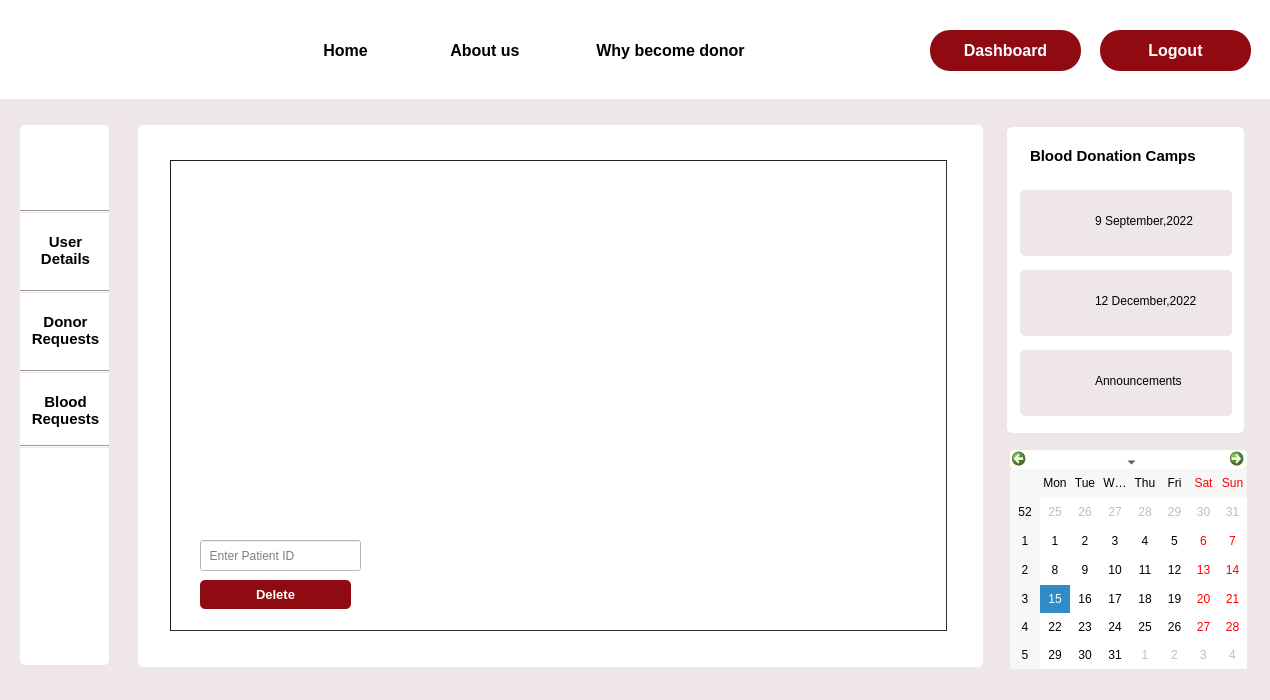
<?xml version="1.0" encoding="UTF-8"?>
<ui version="4.0">
 <class>edit_patient</class>
 <widget class="QDialog" name="edit_patient">
  <property name="geometry">
   <rect>
    <x>0</x>
    <y>0</y>
    <width>1270</width>
    <height>700</height>
   </rect>
  </property>
  <property name="windowTitle">
   <string>Dialog</string>
  </property>
  <property name="styleSheet">
   <string notr="true">background-color:#EFE6E7;
</string>
  </property>
  <widget class="QLabel" name="label_25">
   <property name="geometry">
    <rect>
     <x>1020</x>
     <y>350</y>
     <width>212</width>
     <height>66</height>
    </rect>
   </property>
   <property name="cursor">
    <cursorShape>PointingHandCursor</cursorShape>
   </property>
   <property name="styleSheet">
    <string notr="true">border-radius:5px;</string>
   </property>
   <property name="text">
    <string/>
   </property>
  </widget>
  <widget class="QLabel" name="label_32">
   <property name="geometry">
    <rect>
     <x>1095</x>
     <y>360</y>
     <width>131</width>
     <height>41</height>
    </rect>
   </property>
   <property name="cursor">
    <cursorShape>PointingHandCursor</cursorShape>
   </property>
   <property name="styleSheet">
    <string notr="true">
#label_32::hover
{

	color: rgb(144, 10, 18);
}</string>
   </property>
   <property name="text">
    <string>Announcements</string>
   </property>
  </widget>
  <widget class="QLabel" name="label_29">
   <property name="geometry">
    <rect>
     <x>1030</x>
     <y>360</y>
     <width>51</width>
     <height>41</height>
    </rect>
   </property>
   <property name="cursor">
    <cursorShape>PointingHandCursor</cursorShape>
   </property>
   <property name="styleSheet">
    <string notr="true">border-image: url(:/img/Images/announcement.png);</string>
   </property>
   <property name="text">
    <string/>
   </property>
  </widget>
  <widget class="QLabel" name="label_26">
   <property name="geometry">
    <rect>
     <x>1020</x>
     <y>270</y>
     <width>212</width>
     <height>66</height>
    </rect>
   </property>
   <property name="cursor">
    <cursorShape>PointingHandCursor</cursorShape>
   </property>
   <property name="styleSheet">
    <string notr="true">border-radius:5px;</string>
   </property>
   <property name="text">
    <string/>
   </property>
  </widget>
  <widget class="QLabel" name="label">
   <property name="geometry">
    <rect>
     <x>0</x>
     <y>0</y>
     <width>1280</width>
     <height>99</height>
    </rect>
   </property>
   <property name="styleSheet">
    <string notr="true">background-color: rgb(255, 255, 255);</string>
   </property>
   <property name="text">
    <string/>
   </property>
  </widget>
  <widget class="QPushButton" name="my_details_2">
   <property name="geometry">
    <rect>
     <x>25</x>
     <y>300</y>
     <width>81</width>
     <height>61</height>
    </rect>
   </property>
   <property name="font">
    <font>
     <pointsize>11</pointsize>
     <bold>true</bold>
    </font>
   </property>
   <property name="cursor">
    <cursorShape>PointingHandCursor</cursorShape>
   </property>
   <property name="styleSheet">
    <string notr="true">*{
 background-color:rgb(255, 255, 255);
border-radius:5px;}

#my_details_2::hover
{

	color: rgb(144, 10, 18);
}</string>
   </property>
   <property name="text">
    <string>Donor
Requests</string>
   </property>
  </widget>
  <widget class="QPushButton" name="login">
   <property name="geometry">
    <rect>
     <x>930</x>
     <y>30</y>
     <width>151</width>
     <height>41</height>
    </rect>
   </property>
   <property name="font">
    <font>
     <pointsize>12</pointsize>
     <bold>true</bold>
    </font>
   </property>
   <property name="cursor">
    <cursorShape>PointingHandCursor</cursorShape>
   </property>
   <property name="styleSheet">
    <string notr="true">#login
{
 background-color:rgb(144, 10, 18);
border-radius:20px;
	color: rgb(255, 255, 255);
}

#login::hover
{
background-color:white;
	color: rgb(144, 10, 18);
}</string>
   </property>
   <property name="text">
    <string>Dashboard</string>
   </property>
  </widget>
  <widget class="QLabel" name="label_2">
   <property name="geometry">
    <rect>
     <x>20</x>
     <y>125</y>
     <width>89</width>
     <height>540</height>
    </rect>
   </property>
   <property name="styleSheet">
    <string notr="true">background-color: rgb(255, 255, 255);
border-radius:5px;</string>
   </property>
   <property name="text">
    <string/>
   </property>
  </widget>
  <widget class="QLabel" name="label_24">
   <property name="geometry">
    <rect>
     <x>1020</x>
     <y>190</y>
     <width>212</width>
     <height>66</height>
    </rect>
   </property>
   <property name="cursor">
    <cursorShape>PointingHandCursor</cursorShape>
   </property>
   <property name="styleSheet">
    <string notr="true">border-radius:5px;</string>
   </property>
   <property name="text">
    <string/>
   </property>
  </widget>
  <widget class="QLabel" name="label_27">
   <property name="geometry">
    <rect>
     <x>1030</x>
     <y>200</y>
     <width>52</width>
     <height>52</height>
    </rect>
   </property>
   <property name="cursor">
    <cursorShape>PointingHandCursor</cursorShape>
   </property>
   <property name="styleSheet">
    <string notr="true">background-image: url(:/img/Images/blood.png);</string>
   </property>
   <property name="text">
    <string/>
   </property>
  </widget>
  <widget class="QLabel" name="label_30">
   <property name="geometry">
    <rect>
     <x>1095</x>
     <y>200</y>
     <width>131</width>
     <height>41</height>
    </rect>
   </property>
   <property name="cursor">
    <cursorShape>PointingHandCursor</cursorShape>
   </property>
   <property name="styleSheet">
    <string notr="true">
#label_30::hover
{

	color: rgb(144, 10, 18);
}</string>
   </property>
   <property name="text">
    <string>9 September,2022</string>
   </property>
  </widget>
  <widget class="QPushButton" name="my_details_3">
   <property name="geometry">
    <rect>
     <x>25</x>
     <y>380</y>
     <width>81</width>
     <height>61</height>
    </rect>
   </property>
   <property name="font">
    <font>
     <pointsize>11</pointsize>
     <bold>true</bold>
    </font>
   </property>
   <property name="cursor">
    <cursorShape>PointingHandCursor</cursorShape>
   </property>
   <property name="styleSheet">
    <string notr="true">*{
 background-color:rgb(255, 255, 255);
border-radius:5px;}

#my_details_3::hover
{

	color: rgb(144, 10, 18);
}
</string>
   </property>
   <property name="text">
    <string>Blood
Requests</string>
   </property>
  </widget>
  <widget class="QLabel" name="label_3">
   <property name="geometry">
    <rect>
     <x>138</x>
     <y>125</y>
     <width>845</width>
     <height>542</height>
    </rect>
   </property>
   <property name="styleSheet">
    <string notr="true">background-color: rgb(255, 255, 255);
border-radius:5px;</string>
   </property>
   <property name="text">
    <string/>
   </property>
  </widget>
  <widget class="QLabel" name="label_5">
   <property name="geometry">
    <rect>
     <x>35</x>
     <y>140</y>
     <width>63</width>
     <height>61</height>
    </rect>
   </property>
   <property name="cursor">
    <cursorShape>PointingHandCursor</cursorShape>
   </property>
   <property name="styleSheet">
    <string notr="true">background-color: rgb(255, 255, 255);
border-image: url(:/img/Images/Profile.png);</string>
   </property>
   <property name="text">
    <string/>
   </property>
  </widget>
  <widget class="QLabel" name="label_23">
   <property name="geometry">
    <rect>
     <x>1030</x>
     <y>140</y>
     <width>201</width>
     <height>31</height>
    </rect>
   </property>
   <property name="font">
    <font>
     <pointsize>11</pointsize>
     <bold>true</bold>
    </font>
   </property>
   <property name="styleSheet">
    <string notr="true">background-color: rgb(255, 255, 255);</string>
   </property>
   <property name="text">
    <string>Blood Donation Camps</string>
   </property>
  </widget>
  <widget class="Line" name="line_2">
   <property name="geometry">
    <rect>
     <x>20</x>
     <y>290</y>
     <width>89</width>
     <height>3</height>
    </rect>
   </property>
   <property name="orientation">
    <enum>Qt::Horizontal</enum>
   </property>
  </widget>
  <widget class="QTableView" name="tableView">
   <property name="geometry">
    <rect>
     <x>170</x>
     <y>160</y>
     <width>777</width>
     <height>471</height>
    </rect>
   </property>
   <property name="styleSheet">
    <string notr="true">border-color: rgb(31, 31, 31);
background-color: rgb(255, 255, 255);
border-width : 1.2px;
border-style:inset;
</string>
   </property>
   <attribute name="verticalHeaderVisible">
    <bool>false</bool>
   </attribute>
   <attribute name="verticalHeaderHighlightSections">
    <bool>false</bool>
   </attribute>
   <attribute name="verticalHeaderShowSortIndicator" stdset="0">
    <bool>false</bool>
   </attribute>
  </widget>
  <widget class="Line" name="line_3">
   <property name="geometry">
    <rect>
     <x>20</x>
     <y>370</y>
     <width>89</width>
     <height>3</height>
    </rect>
   </property>
   <property name="orientation">
    <enum>Qt::Horizontal</enum>
   </property>
  </widget>
  <widget class="QCalendarWidget" name="calendarWidget">
   <property name="geometry">
    <rect>
     <x>1010</x>
     <y>450</y>
     <width>237</width>
     <height>219</height>
    </rect>
   </property>
   <property name="cursor">
    <cursorShape>PointingHandCursor</cursorShape>
   </property>
   <property name="styleSheet">
    <string notr="true">background-color: rgb(255, 255, 255);
border-radius:5px;</string>
   </property>
  </widget>
  <widget class="QLabel" name="label_7">
   <property name="geometry">
    <rect>
     <x>20</x>
     <y>0</y>
     <width>81</width>
     <height>91</height>
    </rect>
   </property>
   <property name="styleSheet">
    <string notr="true">background-color:rgb(255, 255, 255);
border-image: url(:/img/Images/logo1.png);</string>
   </property>
   <property name="text">
    <string/>
   </property>
  </widget>
  <widget class="QLabel" name="label_4">
   <property name="geometry">
    <rect>
     <x>1007</x>
     <y>127</y>
     <width>237</width>
     <height>306</height>
    </rect>
   </property>
   <property name="styleSheet">
    <string notr="true">background-color: rgb(255, 255, 255);
border-radius:5px;</string>
   </property>
   <property name="text">
    <string/>
   </property>
  </widget>
  <widget class="QPushButton" name="home">
   <property name="geometry">
    <rect>
     <x>290</x>
     <y>30</y>
     <width>111</width>
     <height>41</height>
    </rect>
   </property>
   <property name="font">
    <font>
     <pointsize>12</pointsize>
     <bold>true</bold>
    </font>
   </property>
   <property name="cursor">
    <cursorShape>PointingHandCursor</cursorShape>
   </property>
   <property name="styleSheet">
    <string notr="true">#home

{
 background-color:rgb(255, 255, 255);
border-radius:0.5px;
}

#home::hover{border-bottom :3px solid rgb(144, 10, 18);
color: rgb(144, 10, 18);}</string>
   </property>
   <property name="text">
    <string>Home</string>
   </property>
  </widget>
  <widget class="Line" name="line">
   <property name="geometry">
    <rect>
     <x>20</x>
     <y>210</y>
     <width>89</width>
     <height>3</height>
    </rect>
   </property>
   <property name="orientation">
    <enum>Qt::Horizontal</enum>
   </property>
  </widget>
  <widget class="QPushButton" name="about">
   <property name="geometry">
    <rect>
     <x>420</x>
     <y>30</y>
     <width>130</width>
     <height>41</height>
    </rect>
   </property>
   <property name="font">
    <font>
     <pointsize>12</pointsize>
     <bold>true</bold>
    </font>
   </property>
   <property name="cursor">
    <cursorShape>PointingHandCursor</cursorShape>
   </property>
   <property name="styleSheet">
    <string notr="true">#about

{
 background-color:rgb(255, 255, 255);
border-radius:0.5px;
}

#about::hover{border-bottom :3px solid rgb(144, 10, 18);
color: rgb(144, 10, 18);}</string>
   </property>
   <property name="text">
    <string>About us</string>
   </property>
  </widget>
  <widget class="QPushButton" name="my_details">
   <property name="geometry">
    <rect>
     <x>25</x>
     <y>220</y>
     <width>81</width>
     <height>61</height>
    </rect>
   </property>
   <property name="font">
    <font>
     <pointsize>11</pointsize>
     <bold>true</bold>
    </font>
   </property>
   <property name="cursor">
    <cursorShape>PointingHandCursor</cursorShape>
   </property>
   <property name="styleSheet">
    <string notr="true">#my_details


{
 background-color:rgb(255, 255, 255);
border-radius:5px;
}

#my_details::hover
{

	color: rgb(144, 10, 18);
}</string>
   </property>
   <property name="text">
    <string>User
Details</string>
   </property>
  </widget>
  <widget class="QPushButton" name="why">
   <property name="geometry">
    <rect>
     <x>555</x>
     <y>30</y>
     <width>231</width>
     <height>41</height>
    </rect>
   </property>
   <property name="font">
    <font>
     <pointsize>12</pointsize>
     <bold>true</bold>
    </font>
   </property>
   <property name="cursor">
    <cursorShape>PointingHandCursor</cursorShape>
   </property>
   <property name="styleSheet">
    <string notr="true">#why

{
 background-color:rgb(255, 255, 255);
border-radius:0.5px;
}


#why::hover{border-bottom :3px solid rgb(144, 10, 18);
color: rgb(144, 10, 18);}</string>
   </property>
   <property name="text">
    <string>Why become donor</string>
   </property>
  </widget>
  <widget class="QLabel" name="label_28">
   <property name="geometry">
    <rect>
     <x>1030</x>
     <y>280</y>
     <width>52</width>
     <height>52</height>
    </rect>
   </property>
   <property name="cursor">
    <cursorShape>PointingHandCursor</cursorShape>
   </property>
   <property name="styleSheet">
    <string notr="true">background-image: url(:/img/Images/blood.png);</string>
   </property>
   <property name="text">
    <string/>
   </property>
  </widget>
  <widget class="QLabel" name="label_31">
   <property name="geometry">
    <rect>
     <x>1095</x>
     <y>280</y>
     <width>131</width>
     <height>41</height>
    </rect>
   </property>
   <property name="cursor">
    <cursorShape>PointingHandCursor</cursorShape>
   </property>
   <property name="styleSheet">
    <string notr="true">
#label_31::hover
{

	color: rgb(144, 10, 18);
}</string>
   </property>
   <property name="text">
    <string>12 December,2022</string>
   </property>
  </widget>
  <widget class="Line" name="line_4">
   <property name="geometry">
    <rect>
     <x>20</x>
     <y>445</y>
     <width>89</width>
     <height>3</height>
    </rect>
   </property>
   <property name="orientation">
    <enum>Qt::Horizontal</enum>
   </property>
  </widget>
  <widget class="QPushButton" name="pushButton">
   <property name="geometry">
    <rect>
     <x>200</x>
     <y>580</y>
     <width>151</width>
     <height>29</height>
    </rect>
   </property>
   <property name="font">
    <font>
     <pointsize>10</pointsize>
     <bold>true</bold>
    </font>
   </property>
   <property name="cursor">
    <cursorShape>PointingHandCursor</cursorShape>
   </property>
   <property name="styleSheet">
    <string notr="true">*{background-color: rgb(144, 10, 18);
color: rgb(255, 255, 255);
border-radius:5px;}


#pushButton::hoever
{
	background-color: rgb(255, 255, 255);
	color: rgb(144, 10, 18);
}
</string>
   </property>
   <property name="text">
    <string>Delete</string>
   </property>
  </widget>
  <widget class="QLineEdit" name="userid">
   <property name="geometry">
    <rect>
     <x>200</x>
     <y>540</y>
     <width>161</width>
     <height>31</height>
    </rect>
   </property>
   <property name="styleSheet">
    <string notr="true">color: black;
background-color: rgb(255, 255, 255);
border-color:black;
</string>
   </property>
   <property name="placeholderText">
    <string>  Enter Patient ID</string>
   </property>
  </widget>
  <widget class="QPushButton" name="login_2">
   <property name="geometry">
    <rect>
     <x>1100</x>
     <y>30</y>
     <width>151</width>
     <height>41</height>
    </rect>
   </property>
   <property name="font">
    <font>
     <pointsize>12</pointsize>
     <bold>true</bold>
    </font>
   </property>
   <property name="cursor">
    <cursorShape>PointingHandCursor</cursorShape>
   </property>
   <property name="styleSheet">
    <string notr="true">#login_2
{
 background-color:rgb(144, 10, 18);
border-radius:20px;
	color: rgb(255, 255, 255);
}

#login_2::hover
{
background-color:white;
	color: rgb(144, 10, 18);
}</string>
   </property>
   <property name="text">
    <string>Logout</string>
   </property>
  </widget>
  <zorder>label_2</zorder>
  <zorder>label_4</zorder>
  <zorder>label_25</zorder>
  <zorder>label_32</zorder>
  <zorder>label_29</zorder>
  <zorder>label_26</zorder>
  <zorder>label</zorder>
  <zorder>my_details_2</zorder>
  <zorder>login</zorder>
  <zorder>label_24</zorder>
  <zorder>label_27</zorder>
  <zorder>label_30</zorder>
  <zorder>my_details_3</zorder>
  <zorder>label_3</zorder>
  <zorder>label_5</zorder>
  <zorder>label_23</zorder>
  <zorder>line_2</zorder>
  <zorder>tableView</zorder>
  <zorder>line_3</zorder>
  <zorder>calendarWidget</zorder>
  <zorder>label_7</zorder>
  <zorder>home</zorder>
  <zorder>line</zorder>
  <zorder>about</zorder>
  <zorder>my_details</zorder>
  <zorder>why</zorder>
  <zorder>label_28</zorder>
  <zorder>label_31</zorder>
  <zorder>line_4</zorder>
  <zorder>pushButton</zorder>
  <zorder>userid</zorder>
  <zorder>login_2</zorder>
 </widget>
 <resources/>
 <connections/>
</ui>
